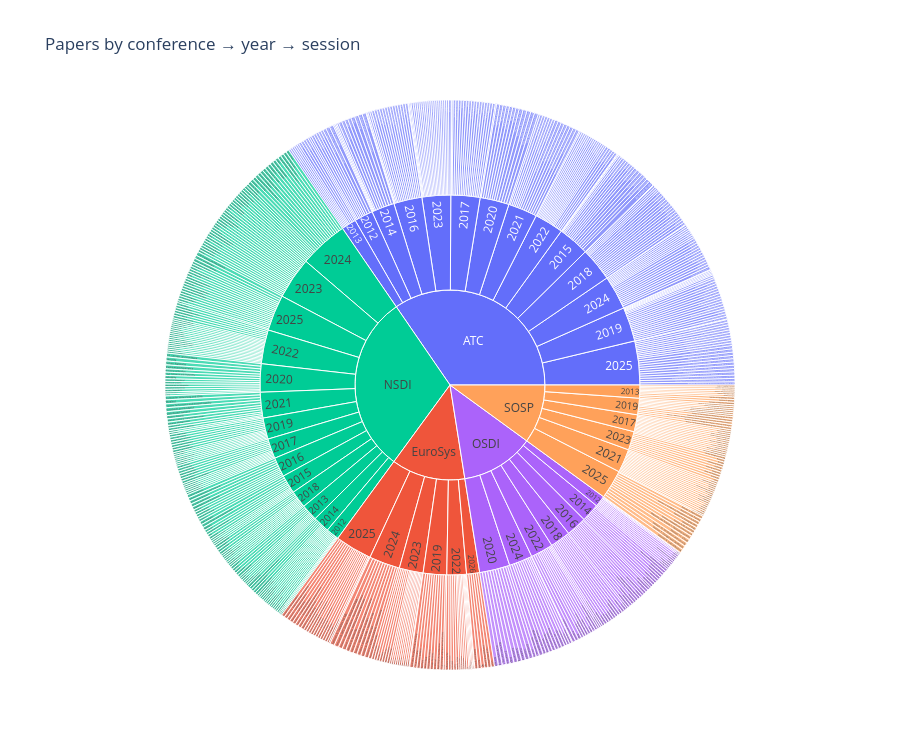

Notebook cell for this chart:
### Markdown cell above
## 5 · Session sunburst

### Code cell
rows = sunburst_data(editions)
sb_df = pd.DataFrame(rows)

fig = px.sunburst(
    sb_df,
    path=["conference", "year", "session"],
    values="paper_count",
    title="Papers by conference → year → session",
    color="conference",
)
fig.update_layout(height=750)
fig.show()

### Figure 1 — Plotly figure (JSON) as saved in the notebook; plotly's stock layout.template omitted (floating-point values rounded to 4 significant figures; data arrays with more than 128 entries replaced by an {"elided": "..."} marker saying what was removed)
{"data": [{"branchvalues": "total", "customdata": {"elided": "748x1 str values"}, "domain": {"x": [0, 1], "y": [0, 1]}, "hovertemplate": "labels=%{label}<br>paper_count=%{value}<br>parent=%{parent}<br>id=%{id}<br>conference=%{customdata[0]}<extra></extra>", "ids": {"elided": "748 str values"}, "labels": {"elided": "748 str values"}, "marker": {"colors": {"elided": "748 str values"}}, "name": "", "parents": {"elided": "748 str values"}, "type": "sunburst", "values": {"elided": "748 float values"}}], "layout": {"height": 750, "legend": {"tracegroupgap": 0}, "title": {"text": "Papers by conference → year → session"}}}
